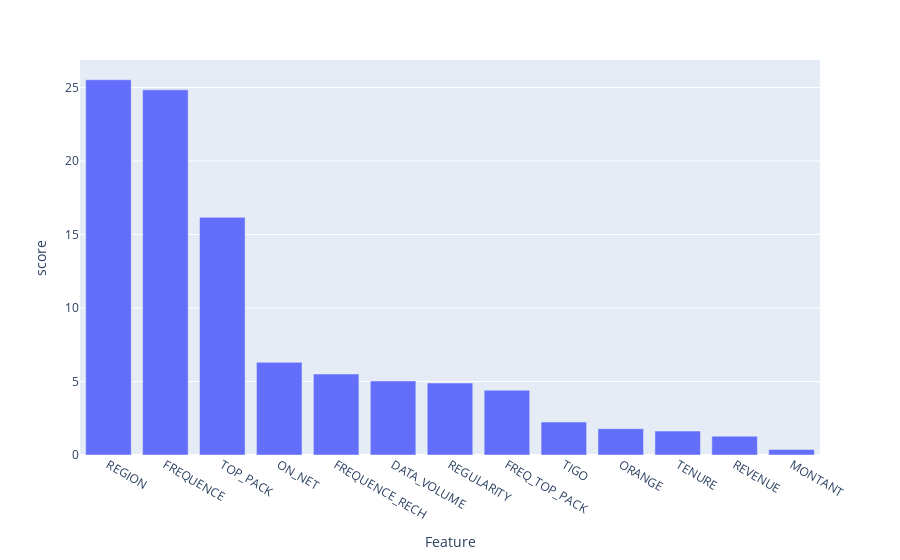
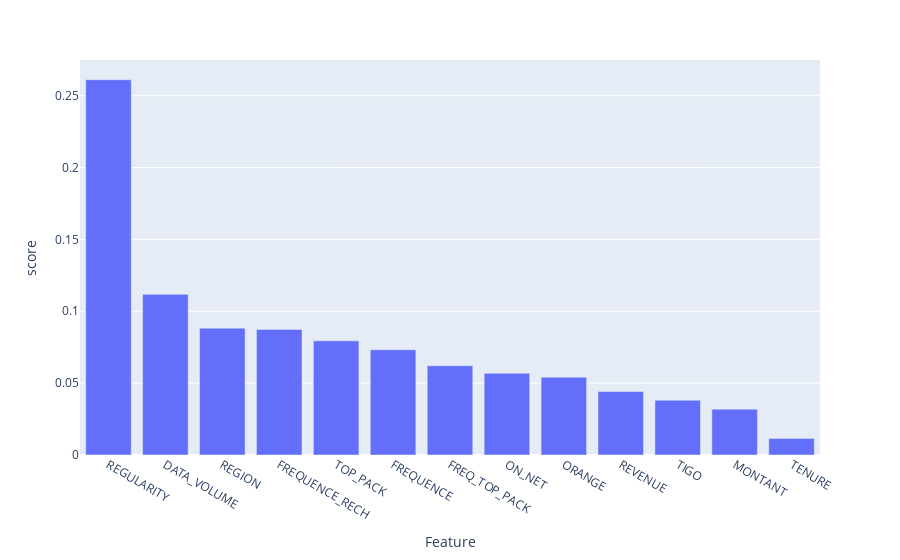
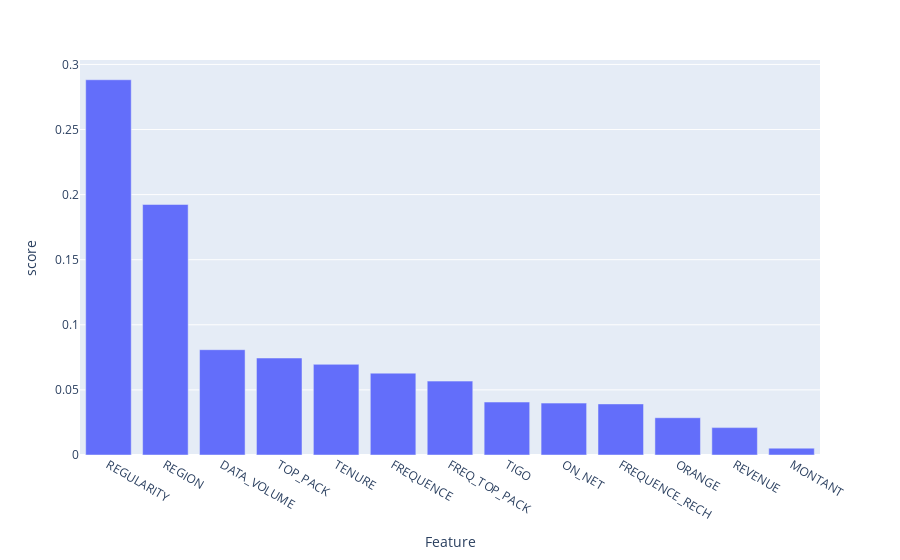

The notebook cell these images were saved under, in order:
### Code cell
# Evaluate the top models
final_model_eval = model_evaluation(fit_models = select_models, X_test = test_X, y_test = test_y)
final_model_eval

### Figure 1 — Plotly figure (JSON) as saved in the notebook; plotly's stock layout.template omitted (floating-point values rounded to 4 significant figures)
{"data": [{"alignmentgroup": "True", "hovertemplate": "Feature=%{x}<br>score=%{y}<extra></extra>", "legendgroup": "", "marker": {"color": "#636efa", "pattern": {"shape": ""}}, "name": "", "offsetgroup": "", "orientation": "v", "showlegend": false, "textposition": "auto", "type": "bar", "x": ["REGION", "FREQUENCE", "TOP_PACK", "ON_NET", "FREQUENCE_RECH", "DATA_VOLUME", "REGULARITY", "FREQ_TOP_PACK", "TIGO", "ORANGE", "TENURE", "REVENUE", "MONTANT"], "xaxis": "x", "y": [25.53, 24.84, 16.17, 6.302, 5.509, 5.036, 4.897, 4.409, 2.244, 1.789, 1.625, 1.283, 0.3704], "yaxis": "y"}], "layout": {"barmode": "relative", "legend": {"tracegroupgap": 0}, "margin": {"t": 60}, "xaxis": {"anchor": "y", "domain": [0, 1], "title": {"text": "Feature"}}, "yaxis": {"anchor": "x", "domain": [0, 1], "title": {"text": "score"}}}}

### Figure 2 — Plotly figure (JSON) as saved in the notebook; plotly's stock layout.template omitted (floating-point values rounded to 4 significant figures)
{"data": [{"alignmentgroup": "True", "hovertemplate": "Feature=%{x}<br>score=%{y}<extra></extra>", "legendgroup": "", "marker": {"color": "#636efa", "pattern": {"shape": ""}}, "name": "", "offsetgroup": "", "orientation": "v", "showlegend": false, "textposition": "auto", "type": "bar", "x": ["REGULARITY", "DATA_VOLUME", "REGION", "FREQUENCE_RECH", "TOP_PACK", "FREQUENCE", "FREQ_TOP_PACK", "ON_NET", "ORANGE", "REVENUE", "TIGO", "MONTANT", "TENURE"], "xaxis": "x", "y": [0.2611, 0.1118, 0.08827, 0.08739, 0.07943, 0.07326, 0.06208, 0.05683, 0.05408, 0.0442, 0.03811, 0.03191, 0.01155], "yaxis": "y"}], "layout": {"barmode": "relative", "legend": {"tracegroupgap": 0}, "margin": {"t": 60}, "xaxis": {"anchor": "y", "domain": [0, 1], "title": {"text": "Feature"}}, "yaxis": {"anchor": "x", "domain": [0, 1], "title": {"text": "score"}}}}

### Figure 3 — Plotly figure (JSON) as saved in the notebook; plotly's stock layout.template omitted (floating-point values rounded to 4 significant figures)
{"data": [{"alignmentgroup": "True", "hovertemplate": "Feature=%{x}<br>score=%{y}<extra></extra>", "legendgroup": "", "marker": {"color": "#636efa", "pattern": {"shape": ""}}, "name": "", "offsetgroup": "", "orientation": "v", "showlegend": false, "textposition": "auto", "type": "bar", "x": ["REGULARITY", "REGION", "DATA_VOLUME", "TOP_PACK", "TENURE", "FREQUENCE", "FREQ_TOP_PACK", "TIGO", "ON_NET", "FREQUENCE_RECH", "ORANGE", "REVENUE", "MONTANT"], "xaxis": "x", "y": [0.2882, 0.1924, 0.08089, 0.07449, 0.06964, 0.06287, 0.05675, 0.04068, 0.03985, 0.03925, 0.02863, 0.02104, 0.005263], "yaxis": "y"}], "layout": {"barmode": "relative", "legend": {"tracegroupgap": 0}, "margin": {"t": 60}, "xaxis": {"anchor": "y", "domain": [0, 1], "title": {"text": "Feature"}}, "yaxis": {"anchor": "x", "domain": [0, 1], "title": {"text": "score"}}}}
